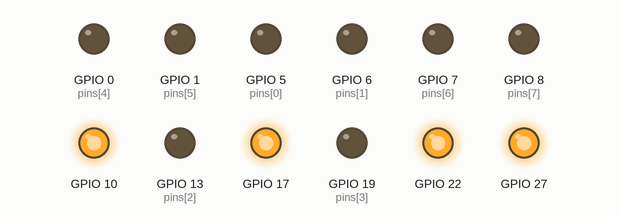
This program was run on a simulated Raspberry Pi (BCM pin numbers). Parts: output pins drawn as LEDs (lit = HIGH). At 0.0 s the program stops and its outputs stay as they are.

Above: at 0.1 s.
Timing chart, 0 to 1.5 s (numbered marks = the images above):
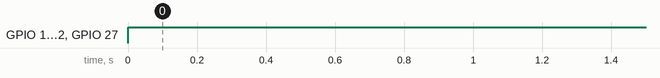

Measured:
- by itself, GPIO 10, GPIO 17, GPIO 22, GPIO 27: LOW → HIGH at 0.00 s

The program:

on-all-leds-2.py
```python
#!/usr/bin/env python
# -*- coding: utf-8 -*-

import RPi.GPIO as GPIO
import time
#引脚采用BCM编码
GPIO.setmode(GPIO.BCM)
#配置一个数组，依次对应8个灯的引脚BCM编码
pins = [5, 6, 13, 19, 0, 1, 7, 8] #GPIO ports
#由于SAKS的蓝色LED和数码管共享引脚，此处将数码管位选关闭，只让信号作用于LED
GPIO.setup(17, GPIO.OUT, initial=GPIO.HIGH)
GPIO.setup(27, GPIO.OUT, initial=GPIO.HIGH)
GPIO.setup(22, GPIO.OUT, initial=GPIO.HIGH)
GPIO.setup(10, GPIO.OUT, initial=GPIO.HIGH)
#定义一个便捷地设置引脚的方法
def setp(n, status='off'):
    if status == 'on':
        GPIO.output(n, GPIO.LOW)
    else:
        GPIO.output(n, GPIO.HIGH)
#遍历数组，将数组中8个LED引脚初始化
for i in pins:
    GPIO.setup(i, GPIO.OUT)
    setp(i, 'off')

try:
    #遍历数组，将数组中8个LED引脚置为ON同时点亮LED
    for i in pins:
        setp(i, 'on')
except:
    print "except"
    GPIO.cleanup()
```
